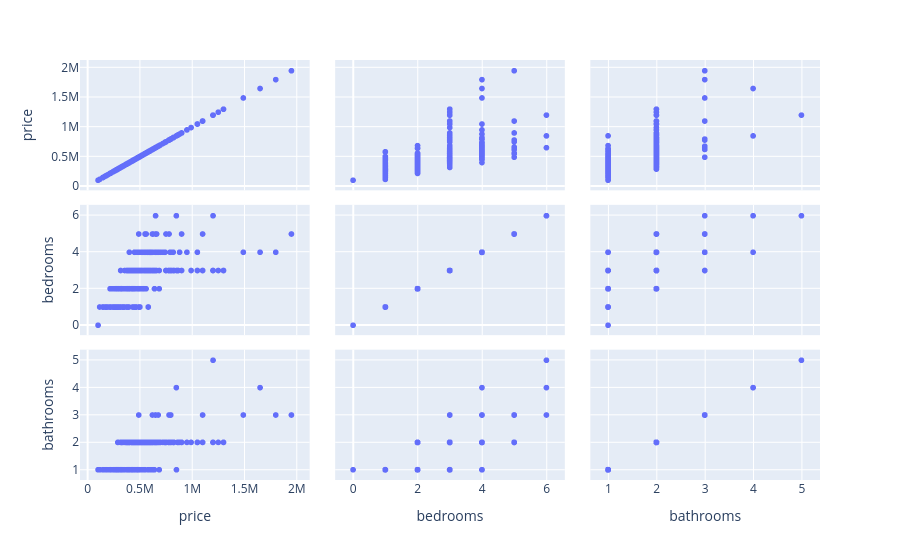

Source (notebook cell):
### Markdown cell above
Different visualisations can sometimes help better understand the relationships in the data. When looking for linear relationships, a pair plot can be helpful...

### Code cell
price_fig = px.scatter_matrix(price_df) # Create a pair plot to see the linearity of the variables
price_fig.show()

### Figure 1 — Plotly figure (JSON) as saved in the notebook; plotly's stock layout.template omitted (floating-point values rounded to 4 significant figures; data arrays with more than 128 entries replaced by an {"elided": "..."} marker saying what was removed)
{"data": [{"dimensions": [{"axis": {"matches": true}, "label": "price", "values": {"elided": "400 int values"}}, {"axis": {"matches": true}, "label": "bedrooms", "values": {"elided": "400 int values"}}, {"axis": {"matches": true}, "label": "bathrooms", "values": {"elided": "400 int values"}}], "hovertemplate": "%{xaxis.title.text}=%{x}<br>%{yaxis.title.text}=%{y}<extra></extra>", "legendgroup": "", "marker": {"color": "#636efa", "symbol": "circle"}, "name": "", "showlegend": false, "type": "splom"}], "layout": {"dragmode": "select", "legend": {"tracegroupgap": 0}, "margin": {"t": 60}}}
